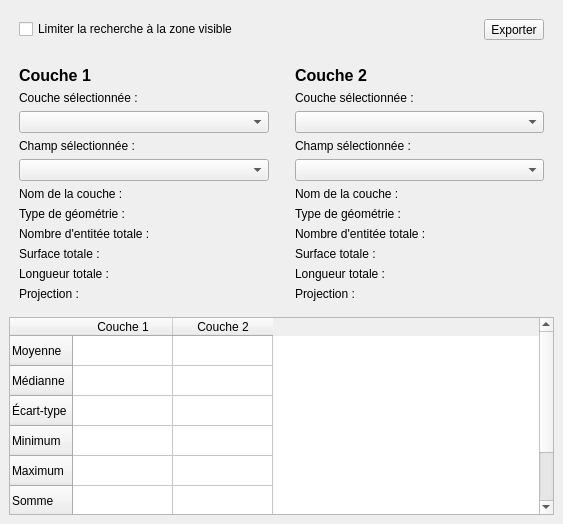
<?xml version="1.0" encoding="UTF-8"?>
<ui version="4.0">
 <class>TP3_Comparateur_CoucheDockWidgetBase</class>
 <widget class="QDockWidget" name="TP3_Comparateur_CoucheDockWidgetBase">
  <property name="geometry">
   <rect>
    <x>0</x>
    <y>0</y>
    <width>563</width>
    <height>524</height>
   </rect>
  </property>
  <property name="windowTitle">
   <string>Comparateur de couche</string>
  </property>
  <widget class="QWidget" name="dockWidgetContents">
   <layout class="QGridLayout" name="gridLayout">
    <item row="1" column="0">
     <layout class="QVBoxLayout" name="verticalLayoutCouche1">
      <property name="leftMargin">
       <number>10</number>
      </property>
      <property name="topMargin">
       <number>10</number>
      </property>
      <property name="rightMargin">
       <number>10</number>
      </property>
      <property name="bottomMargin">
       <number>10</number>
      </property>
      <item>
       <widget class="QLabel" name="labelCouche1">
        <property name="text">
         <string>&lt;html&gt;&lt;head/&gt;&lt;body&gt;&lt;p&gt;&lt;span style=&quot; font-size:12pt; font-weight:600;&quot;&gt;Couche 1&lt;/span&gt;&lt;/p&gt;&lt;/body&gt;&lt;/html&gt;</string>
        </property>
       </widget>
      </item>
      <item>
       <widget class="QLabel" name="labelCoucheSelectionCouche1">
        <property name="text">
         <string>Couche sélectionnée : </string>
        </property>
       </widget>
      </item>
      <item>
       <widget class="QgsMapLayerComboBox" name="mMapLayerComboBoxCouche1"/>
      </item>
      <item>
       <widget class="QLabel" name="labelChampSelectionCouche1">
        <property name="text">
         <string>Champ sélectionnée : </string>
        </property>
       </widget>
      </item>
      <item>
       <widget class="QgsFieldComboBox" name="mFieldComboBoxCouche1"/>
      </item>
      <item>
       <widget class="QLabel" name="layerNomCouche1">
        <property name="text">
         <string>Nom de la couche : </string>
        </property>
       </widget>
      </item>
      <item>
       <widget class="QLabel" name="labelGeoCouche1">
        <property name="text">
         <string>Type de géométrie : </string>
        </property>
       </widget>
      </item>
      <item>
       <widget class="QLabel" name="labelNbEntiteCouche1">
        <property name="text">
         <string>Nombre d'entitée totale : </string>
        </property>
       </widget>
      </item>
      <item>
       <widget class="QLabel" name="labelSurfaceCouche1">
        <property name="text">
         <string>Surface totale : </string>
        </property>
       </widget>
      </item>
      <item>
       <widget class="QLabel" name="labelLongeurCouche1">
        <property name="text">
         <string>Longueur totale : </string>
        </property>
       </widget>
      </item>
      <item>
       <widget class="QLabel" name="labelProjectionCouche1">
        <property name="text">
         <string>Projection : </string>
        </property>
       </widget>
      </item>
     </layout>
    </item>
    <item row="1" column="1">
     <layout class="QVBoxLayout" name="verticalLayoutCouche2">
      <property name="leftMargin">
       <number>10</number>
      </property>
      <property name="topMargin">
       <number>10</number>
      </property>
      <property name="rightMargin">
       <number>10</number>
      </property>
      <property name="bottomMargin">
       <number>10</number>
      </property>
      <item>
       <widget class="QLabel" name="labelCouche2">
        <property name="text">
         <string>&lt;html&gt;&lt;head/&gt;&lt;body&gt;&lt;p&gt;&lt;span style=&quot; font-size:12pt; font-weight:600;&quot;&gt;Couche 2&lt;/span&gt;&lt;/p&gt;&lt;/body&gt;&lt;/html&gt;</string>
        </property>
       </widget>
      </item>
      <item>
       <widget class="QLabel" name="labelCoucheSelectionCouche2">
        <property name="text">
         <string>Couche sélectionnée : </string>
        </property>
       </widget>
      </item>
      <item>
       <widget class="QgsMapLayerComboBox" name="mMapLayerComboBoxCouche2"/>
      </item>
      <item>
       <widget class="QLabel" name="labelChampSelectionCouche2">
        <property name="text">
         <string>Champ sélectionnée : </string>
        </property>
       </widget>
      </item>
      <item>
       <widget class="QgsFieldComboBox" name="mFieldComboBoxCouche2"/>
      </item>
      <item>
       <widget class="QLabel" name="layerNomCouche2">
        <property name="text">
         <string>Nom de la couche : </string>
        </property>
       </widget>
      </item>
      <item>
       <widget class="QLabel" name="labelGeoCouche2">
        <property name="text">
         <string>Type de géométrie : </string>
        </property>
       </widget>
      </item>
      <item>
       <widget class="QLabel" name="labelNbEntiteCouche2">
        <property name="text">
         <string>Nombre d'entitée totale : </string>
        </property>
       </widget>
      </item>
      <item>
       <widget class="QLabel" name="labelSurfaceCouche2">
        <property name="text">
         <string>Surface totale : </string>
        </property>
       </widget>
      </item>
      <item>
       <widget class="QLabel" name="labelLongeurCouche2">
        <property name="text">
         <string>Longueur totale : </string>
        </property>
       </widget>
      </item>
      <item>
       <widget class="QLabel" name="labelProjectionCouche2">
        <property name="text">
         <string>Projection : </string>
        </property>
       </widget>
      </item>
     </layout>
    </item>
    <item row="2" column="0" colspan="2">
     <widget class="QTableWidget" name="tableValeurChamps">
      <row>
       <property name="text">
        <string>Moyenne</string>
       </property>
      </row>
      <row>
       <property name="text">
        <string>Médianne</string>
       </property>
      </row>
      <row>
       <property name="text">
        <string>Écart-type</string>
       </property>
      </row>
      <row>
       <property name="text">
        <string>Minimum</string>
       </property>
      </row>
      <row>
       <property name="text">
        <string>Maximum</string>
       </property>
      </row>
      <row>
       <property name="text">
        <string>Somme</string>
       </property>
      </row>
      <row>
       <property name="text">
        <string>Entitée</string>
       </property>
      </row>
      <column>
       <property name="text">
        <string>Couche 1</string>
       </property>
      </column>
      <column>
       <property name="text">
        <string>Couche 2</string>
       </property>
      </column>
     </widget>
    </item>
    <item row="0" column="0" colspan="2">
     <layout class="QHBoxLayout" name="horizontalLayout_2">
      <property name="leftMargin">
       <number>10</number>
      </property>
      <property name="topMargin">
       <number>10</number>
      </property>
      <property name="rightMargin">
       <number>10</number>
      </property>
      <property name="bottomMargin">
       <number>10</number>
      </property>
      <item>
       <widget class="QCheckBox" name="checkBoxLimiteVisible">
        <property name="text">
         <string>Limiter la recherche à la zone visible</string>
        </property>
       </widget>
      </item>
      <item>
       <widget class="QToolButton" name="toolButtonExport">
        <property name="text">
         <string>Exporter</string>
        </property>
       </widget>
      </item>
     </layout>
    </item>
   </layout>
  </widget>
 </widget>
 <customwidgets>
  <customwidget>
   <class>QgsFieldComboBox</class>
   <extends>QComboBox</extends>
   <header>qgsfieldcombobox.h</header>
  </customwidget>
  <customwidget>
   <class>QgsMapLayerComboBox</class>
   <extends>QComboBox</extends>
   <header>qgsmaplayercombobox.h</header>
  </customwidget>
 </customwidgets>
 <resources/>
 <connections/>
</ui>
